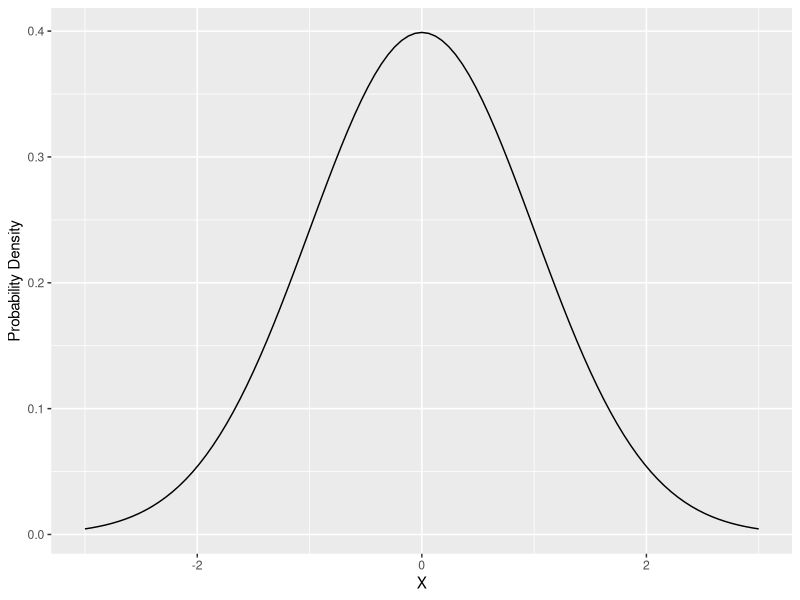
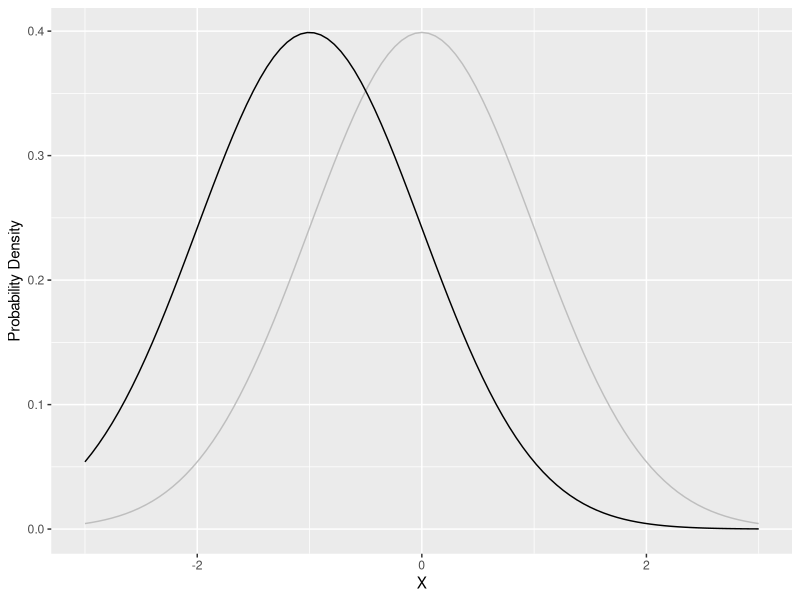
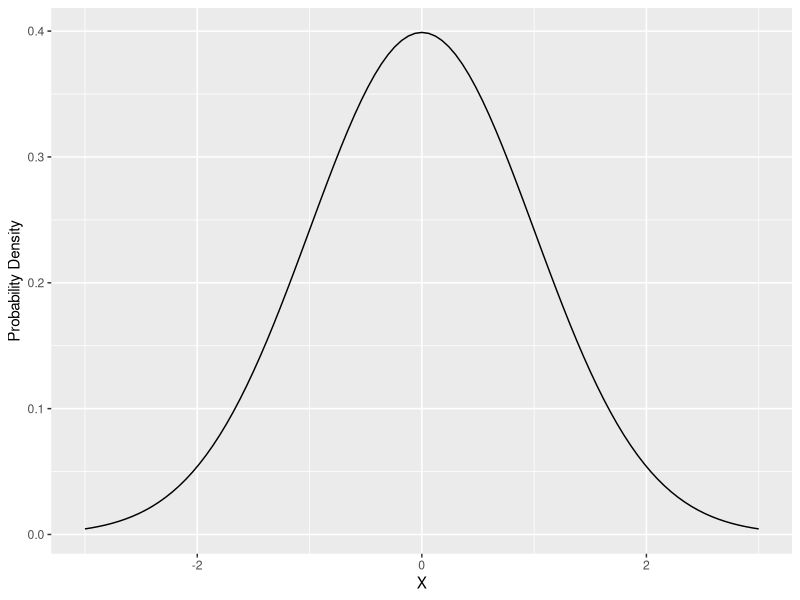
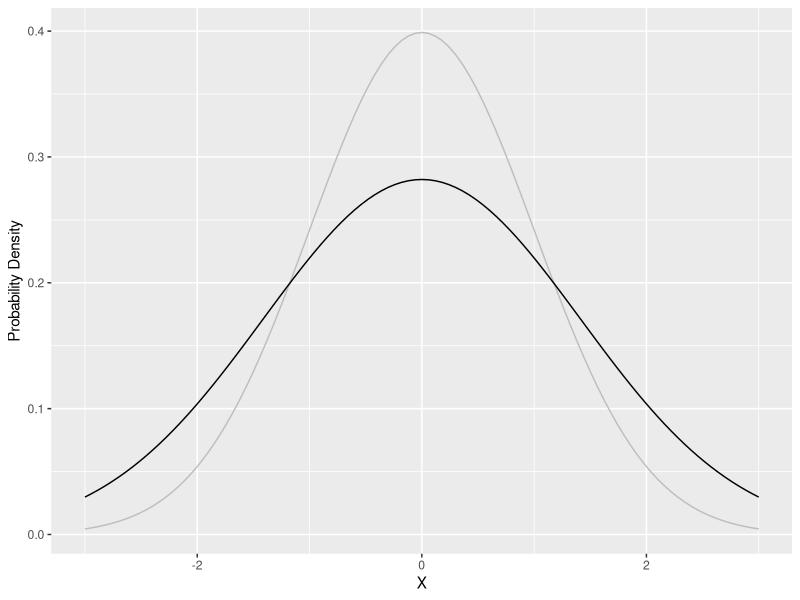
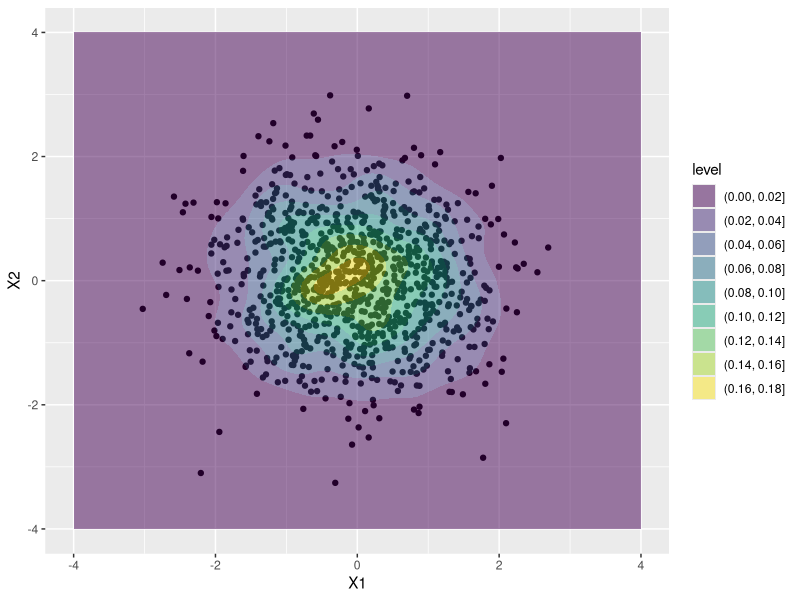
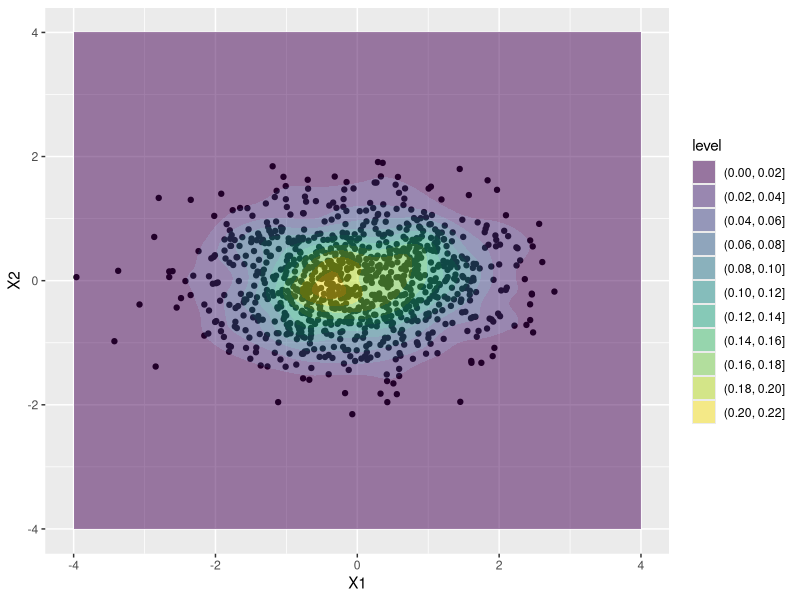
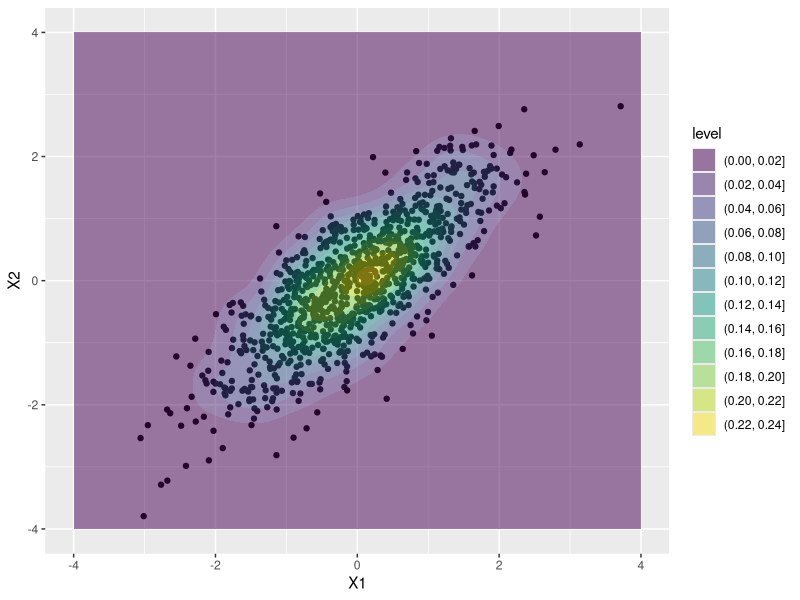
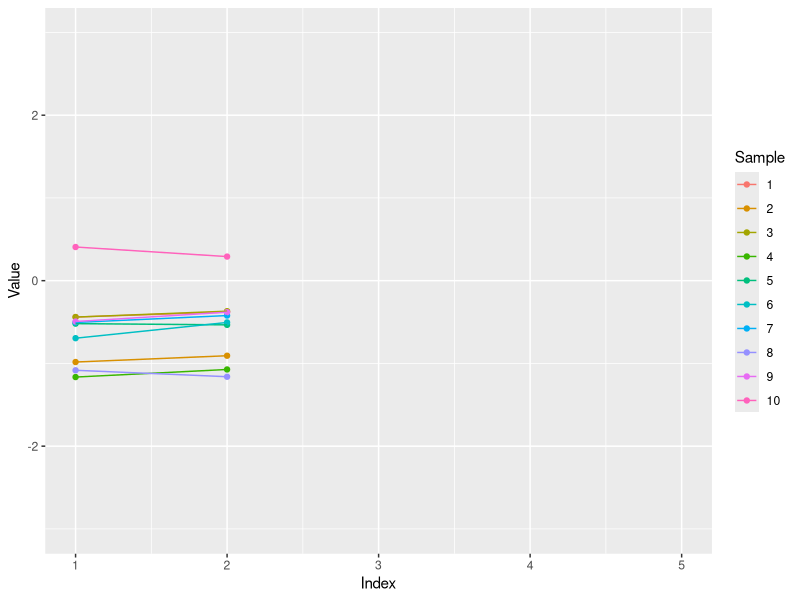

R code for these plots, in order:
## ---- chunk 1
knitr::opts_chunk$set(echo = FALSE)
library(tidyverse)
library(mvtnorm)
## ---- chunk 2
data = tibble(X = rnorm(5))
data
## ---- chunk 3
ggplot(tibble(x = c(-3, 3)), aes(x)) + 
  stat_function(fun = dnorm) +
  labs(x = "X", y = "Probability Density")
## ---- chunk 4
ggplot(tibble(x = c(-3, 3)), aes(x)) + 
  stat_function(fun = dnorm, col = "grey") +
  stat_function(fun = dnorm, args = list(mean = -1)) +
  labs(x = "X", y = "Probability Density")
## ---- chunk 5
ggplot(tibble(x = c(-3, 3)), aes(x)) + 
  stat_function(fun = dnorm) +
  labs(x = "X", y = "Probability Density")
## ---- chunk 6
ggplot(tibble(x = c(-3, 3)), aes(x)) + 
  stat_function(fun = dnorm, col = "grey") +
  stat_function(fun = dnorm, args = list(sd = sqrt(2))) +
  labs(x = "X", y = "Probability Density")
## ---- chunk 7
data = tibble(X1 = rnorm(5), X2 = rnorm(5))
data
## ---- chunk 8
ggplot(tibble(x = rnorm(1000), y = rnorm(1000)), aes(x, y)) +
 geom_point() + 
  geom_density_2d_filled(alpha = 0.5) +
  xlim(-4, 4) +
  ylim(-4, 4) +
  labs(x = "X1", y = "X2")
## ---- chunk 9
ggplot(tibble(x = rnorm(1000), y = rnorm(1000, sd = sqrt(0.5))), aes(x, y)) +
 geom_point() + 
  geom_density_2d_filled(alpha = 0.5) +
  xlim(-4, 4) +
  ylim(-4, 4) +
  labs(x = "X1", y = "X2")
## ---- chunk 10
mat = rmvnorm(1000, sigma = matrix(c(1, 0.8, 0.8, 1), nrow = 2)) 
colnames(mat) = c("x", "y")
as_tibble(mat) %>% 
  ggplot(aes(x, y)) +
  geom_point() + 
  geom_density_2d_filled(alpha = 0.5) +
  xlim(-4, 4) +
  ylim(-4, 4) +
  labs(x = "X1", y = "X2")
## ---- chunk 11
make_sigma = function(d, l=1) {
 sigma = matrix(rep(0, d * d), nrow = d)
 for(i in seq_len(d)) {
   for(j in seq_len(d)) {
     sigma[i, j] = exp(-abs(i-j)^2/(2*l^2))
   }
 }
 return(sigma)
}
## ---- chunk 12
n = 10
d = 2
mat = rmvnorm(n, sigma = make_sigma(d, 10)) 
colnames(mat) = as.character(seq_len(d))
as_tibble(mat) %>% 
  mutate(sample = factor(seq_len(n))) %>% 
  pivot_longer(cols = as.character(seq_len(d)), names_to = "index") %>% 
  mutate(index = as.integer(index)) %>% 
  ggplot(aes(index, value, col = sample)) +
  geom_point() +
  geom_line() +
  labs(x = "Index", y = "Value", col = "Sample") +
  xlim(1, 5) +
  ylim(-3, 3)
## ---- chunk 13
n = 10
d = 5
mat = rmvnorm(n, sigma = make_sigma(d, 10)) 
colnames(mat) = as.character(seq_len(d))
as_tibble(mat) %>% 
  mutate(sample = factor(seq_len(n))) %>% 
  pivot_longer(cols = as.character(seq_len(d)), names_to = "index") %>% 
  mutate(index = as.integer(index)) %>% 
  ggplot(aes(index, value, col = sample)) +
  geom_point() +
  geom_line() +
  labs(x = "Index", y = "Value", col = "Sample") +
  xlim(1, 5) +
  ylim(-3, 3)
## ---- chunk 14
n = 10
d = 50
mat = rmvnorm(n, sigma = make_sigma(d, 10)) 
colnames(mat) = as.character(seq_len(d))
as_tibble(mat) %>% 
  mutate(sample = factor(seq_len(n))) %>% 
  pivot_longer(cols = as.character(seq_len(d)), names_to = "index") %>% 
  mutate(index = as.integer(index)) %>% 
  ggplot(aes(index, value, col = sample)) +
  geom_point() +
  geom_line() +
  labs(x = "Index", y = "Value", col = "Sample") +
  xlim(1, 50) +
  ylim(-3, 3)
